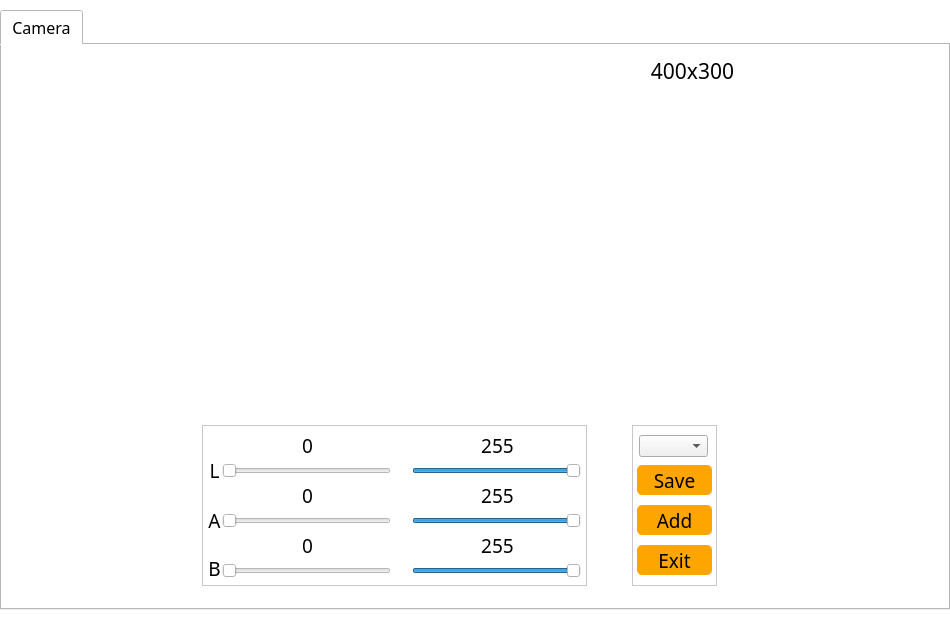
<?xml version="1.0" encoding="UTF-8"?>
<ui version="4.0">
 <class>Form</class>
 <widget class="QWidget" name="Form">
  <property name="windowModality">
   <enum>Qt::NonModal</enum>
  </property>
  <property name="enabled">
   <bool>true</bool>
  </property>
  <property name="geometry">
   <rect>
    <x>0</x>
    <y>0</y>
    <width>950</width>
    <height>620</height>
   </rect>
  </property>
  <property name="minimumSize">
   <size>
    <width>0</width>
    <height>0</height>
   </size>
  </property>
  <property name="maximumSize">
   <size>
    <width>950</width>
    <height>620</height>
   </size>
  </property>
  <property name="font">
   <font>
    <family>Arial</family>
    <pointsize>11</pointsize>
   </font>
  </property>
  <property name="focusPolicy">
   <enum>Qt::NoFocus</enum>
  </property>
  <property name="contextMenuPolicy">
   <enum>Qt::NoContextMenu</enum>
  </property>
  <property name="acceptDrops">
   <bool>false</bool>
  </property>
  <property name="windowTitle">
   <string>LAB_Tool 1.0</string>
  </property>
  <property name="autoFillBackground">
   <bool>false</bool>
  </property>
  <property name="styleSheet">
   <string notr="true">background-color: rgb(255, 255, 255);</string>
  </property>
  <widget class="QTabWidget" name="tabWidget">
   <property name="geometry">
    <rect>
     <x>0</x>
     <y>10</y>
     <width>950</width>
     <height>600</height>
    </rect>
   </property>
   <property name="font">
    <font>
     <family>黑体</family>
     <pointsize>12</pointsize>
    </font>
   </property>
   <property name="currentIndex">
    <number>0</number>
   </property>
   <widget class="QWidget" name="tab">
    <attribute name="title">
     <string>Camera</string>
    </attribute>
    <widget class="QLabel" name="label_8">
     <property name="geometry">
      <rect>
       <x>620</x>
       <y>10</y>
       <width>141</width>
       <height>31</height>
      </rect>
     </property>
     <property name="font">
      <font>
       <family>黑体</family>
       <pointsize>16</pointsize>
      </font>
     </property>
     <property name="text">
      <string>400x300</string>
     </property>
     <property name="alignment">
      <set>Qt::AlignCenter</set>
     </property>
    </widget>
    <widget class="QWidget" name="widget_12" native="true">
     <property name="geometry">
      <rect>
       <x>200</x>
       <y>380</y>
       <width>385</width>
       <height>161</height>
      </rect>
     </property>
     <property name="styleSheet">
      <string notr="true">#widget_12 {border:1px solid #242424;
border-color: rgb(200, 200, 200);}</string>
     </property>
     <widget class="QLabel" name="label_25">
      <property name="geometry">
       <rect>
        <x>5</x>
        <y>30</y>
        <width>15</width>
        <height>31</height>
       </rect>
      </property>
      <property name="font">
       <font>
        <family>黑体</family>
        <pointsize>14</pointsize>
       </font>
      </property>
      <property name="text">
       <string>L</string>
      </property>
      <property name="alignment">
       <set>Qt::AlignCenter</set>
      </property>
     </widget>
     <widget class="QLabel" name="label_26">
      <property name="geometry">
       <rect>
        <x>5</x>
        <y>80</y>
        <width>15</width>
        <height>31</height>
       </rect>
      </property>
      <property name="font">
       <font>
        <family>黑体</family>
        <pointsize>14</pointsize>
       </font>
      </property>
      <property name="text">
       <string>A</string>
      </property>
      <property name="alignment">
       <set>Qt::AlignCenter</set>
      </property>
     </widget>
     <widget class="QLabel" name="label_27">
      <property name="geometry">
       <rect>
        <x>5</x>
        <y>133</y>
        <width>15</width>
        <height>21</height>
       </rect>
      </property>
      <property name="font">
       <font>
        <family>黑体</family>
        <pointsize>14</pointsize>
       </font>
      </property>
      <property name="text">
       <string>B</string>
      </property>
      <property name="alignment">
       <set>Qt::AlignCenter</set>
      </property>
     </widget>
     <widget class="QSlider" name="horizontalSlider_LMin">
      <property name="geometry">
       <rect>
        <x>20</x>
        <y>35</y>
        <width>169</width>
        <height>22</height>
       </rect>
      </property>
      <property name="maximum">
       <number>255</number>
      </property>
      <property name="pageStep">
       <number>1</number>
      </property>
      <property name="orientation">
       <enum>Qt::Horizontal</enum>
      </property>
     </widget>
     <widget class="QSlider" name="horizontalSlider_AMin">
      <property name="geometry">
       <rect>
        <x>20</x>
        <y>85</y>
        <width>169</width>
        <height>22</height>
       </rect>
      </property>
      <property name="maximum">
       <number>255</number>
      </property>
      <property name="pageStep">
       <number>1</number>
      </property>
      <property name="orientation">
       <enum>Qt::Horizontal</enum>
      </property>
     </widget>
     <widget class="QSlider" name="horizontalSlider_BMin">
      <property name="geometry">
       <rect>
        <x>20</x>
        <y>135</y>
        <width>169</width>
        <height>22</height>
       </rect>
      </property>
      <property name="maximum">
       <number>255</number>
      </property>
      <property name="pageStep">
       <number>1</number>
      </property>
      <property name="orientation">
       <enum>Qt::Horizontal</enum>
      </property>
     </widget>
     <widget class="QLabel" name="label_LMin">
      <property name="geometry">
       <rect>
        <x>80</x>
        <y>10</y>
        <width>51</width>
        <height>20</height>
       </rect>
      </property>
      <property name="font">
       <font>
        <family>黑体</family>
        <pointsize>14</pointsize>
       </font>
      </property>
      <property name="text">
       <string>0</string>
      </property>
      <property name="alignment">
       <set>Qt::AlignCenter</set>
      </property>
     </widget>
     <widget class="QLabel" name="label_AMin">
      <property name="geometry">
       <rect>
        <x>80</x>
        <y>60</y>
        <width>51</width>
        <height>21</height>
       </rect>
      </property>
      <property name="font">
       <font>
        <family>黑体</family>
        <pointsize>14</pointsize>
       </font>
      </property>
      <property name="text">
       <string>0</string>
      </property>
      <property name="alignment">
       <set>Qt::AlignCenter</set>
      </property>
     </widget>
     <widget class="QLabel" name="label_BMin">
      <property name="geometry">
       <rect>
        <x>80</x>
        <y>110</y>
        <width>51</width>
        <height>21</height>
       </rect>
      </property>
      <property name="font">
       <font>
        <family>黑体</family>
        <pointsize>14</pointsize>
       </font>
      </property>
      <property name="text">
       <string>0</string>
      </property>
      <property name="alignment">
       <set>Qt::AlignCenter</set>
      </property>
     </widget>
     <widget class="QSlider" name="horizontalSlider_LMax">
      <property name="geometry">
       <rect>
        <x>210</x>
        <y>35</y>
        <width>169</width>
        <height>22</height>
       </rect>
      </property>
      <property name="maximum">
       <number>255</number>
      </property>
      <property name="pageStep">
       <number>1</number>
      </property>
      <property name="value">
       <number>255</number>
      </property>
      <property name="orientation">
       <enum>Qt::Horizontal</enum>
      </property>
     </widget>
     <widget class="QSlider" name="horizontalSlider_AMax">
      <property name="geometry">
       <rect>
        <x>210</x>
        <y>85</y>
        <width>169</width>
        <height>22</height>
       </rect>
      </property>
      <property name="maximum">
       <number>255</number>
      </property>
      <property name="pageStep">
       <number>1</number>
      </property>
      <property name="value">
       <number>255</number>
      </property>
      <property name="orientation">
       <enum>Qt::Horizontal</enum>
      </property>
     </widget>
     <widget class="QSlider" name="horizontalSlider_BMax">
      <property name="geometry">
       <rect>
        <x>210</x>
        <y>135</y>
        <width>169</width>
        <height>22</height>
       </rect>
      </property>
      <property name="maximum">
       <number>255</number>
      </property>
      <property name="pageStep">
       <number>1</number>
      </property>
      <property name="value">
       <number>255</number>
      </property>
      <property name="orientation">
       <enum>Qt::Horizontal</enum>
      </property>
     </widget>
     <widget class="QLabel" name="label_LMax">
      <property name="geometry">
       <rect>
        <x>270</x>
        <y>10</y>
        <width>51</width>
        <height>20</height>
       </rect>
      </property>
      <property name="font">
       <font>
        <family>黑体</family>
        <pointsize>14</pointsize>
       </font>
      </property>
      <property name="text">
       <string>255</string>
      </property>
      <property name="alignment">
       <set>Qt::AlignCenter</set>
      </property>
     </widget>
     <widget class="QLabel" name="label_AMax">
      <property name="geometry">
       <rect>
        <x>270</x>
        <y>60</y>
        <width>51</width>
        <height>20</height>
       </rect>
      </property>
      <property name="font">
       <font>
        <family>黑体</family>
        <pointsize>14</pointsize>
       </font>
      </property>
      <property name="text">
       <string>255</string>
      </property>
      <property name="alignment">
       <set>Qt::AlignCenter</set>
      </property>
     </widget>
     <widget class="QLabel" name="label_BMax">
      <property name="geometry">
       <rect>
        <x>270</x>
        <y>110</y>
        <width>51</width>
        <height>20</height>
       </rect>
      </property>
      <property name="font">
       <font>
        <family>黑体</family>
        <pointsize>14</pointsize>
       </font>
      </property>
      <property name="text">
       <string>255</string>
      </property>
      <property name="alignment">
       <set>Qt::AlignCenter</set>
      </property>
     </widget>
    </widget>
    <widget class="QWidget" name="widget_15" native="true">
     <property name="geometry">
      <rect>
       <x>630</x>
       <y>380</y>
       <width>85</width>
       <height>161</height>
      </rect>
     </property>
     <property name="styleSheet">
      <string notr="true">#widget_15 {border:1px solid #242424;
border-color: rgb(200, 200, 200);}</string>
     </property>
     <widget class="QComboBox" name="comboBox_color">
      <property name="geometry">
       <rect>
        <x>7</x>
        <y>10</y>
        <width>69</width>
        <height>22</height>
       </rect>
      </property>
      <property name="styleSheet">
       <string notr="true">background-color: rgb(240, 240, 240);
color: rgb(0, 0, 0);</string>
      </property>
      <property name="insertPolicy">
       <enum>QComboBox::InsertAtTop</enum>
      </property>
     </widget>
     <widget class="QPushButton" name="pushButton_labWrite">
      <property name="geometry">
       <rect>
        <x>5</x>
        <y>40</y>
        <width>75</width>
        <height>30</height>
       </rect>
      </property>
      <property name="font">
       <font>
        <family>黑体</family>
        <pointsize>14</pointsize>
       </font>
      </property>
      <property name="styleSheet">
       <string notr="true">QPushButton{background-color: rgb(255, 165, 0);}
QPushButton:hover{background-color:  rgb(255, 210, 0);}
QPushButton{border-radius:5px;}</string>
      </property>
      <property name="text">
       <string>Save</string>
      </property>
     </widget>
     <widget class="QPushButton" name="pushButton_AddColor">
      <property name="geometry">
       <rect>
        <x>5</x>
        <y>80</y>
        <width>75</width>
        <height>30</height>
       </rect>
      </property>
      <property name="font">
       <font>
        <family>黑体</family>
        <pointsize>14</pointsize>
       </font>
      </property>
      <property name="styleSheet">
       <string notr="true">QPushButton{background-color: rgb(255, 165, 0);}
QPushButton:hover{background-color:  rgb(255, 210, 0);}
QPushButton{border-radius:5px;}</string>
      </property>
      <property name="text">
       <string>Add</string>
      </property>
     </widget>
     <widget class="QPushButton" name="pushButton_exit">
      <property name="geometry">
       <rect>
        <x>5</x>
        <y>120</y>
        <width>75</width>
        <height>30</height>
       </rect>
      </property>
      <property name="font">
       <font>
        <family>黑体</family>
        <pointsize>14</pointsize>
       </font>
      </property>
      <property name="styleSheet">
       <string notr="true">QPushButton{background-color: rgb(255, 165, 0);}
QPushButton:hover{background-color:  rgb(255, 210, 0);}
QPushButton{border-radius:5px;}</string>
      </property>
      <property name="text">
       <string>Exit</string>
      </property>
     </widget>
    </widget>
    <widget class="QLabel" name="label_orign">
     <property name="geometry">
      <rect>
       <x>70</x>
       <y>50</y>
       <width>800</width>
       <height>300</height>
      </rect>
     </property>
     <property name="text">
      <string/>
     </property>
    </widget>
    <zorder>widget_15</zorder>
    <zorder>widget_12</zorder>
    <zorder>label_8</zorder>
    <zorder>label_orign</zorder>
   </widget>
  </widget>
 </widget>
 <resources/>
 <connections/>
</ui>
